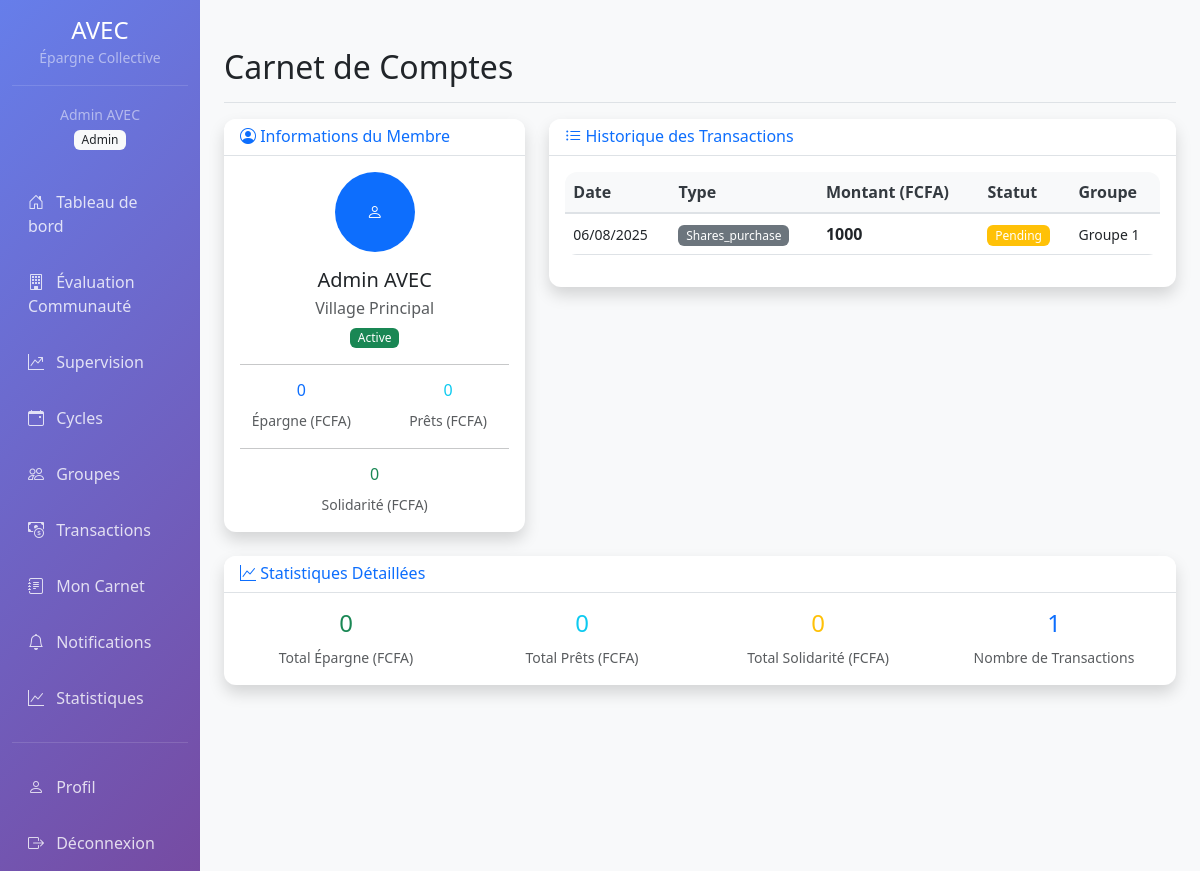
/avec/member/1/account-book (signed in), run on an earlier commit of the app's database.
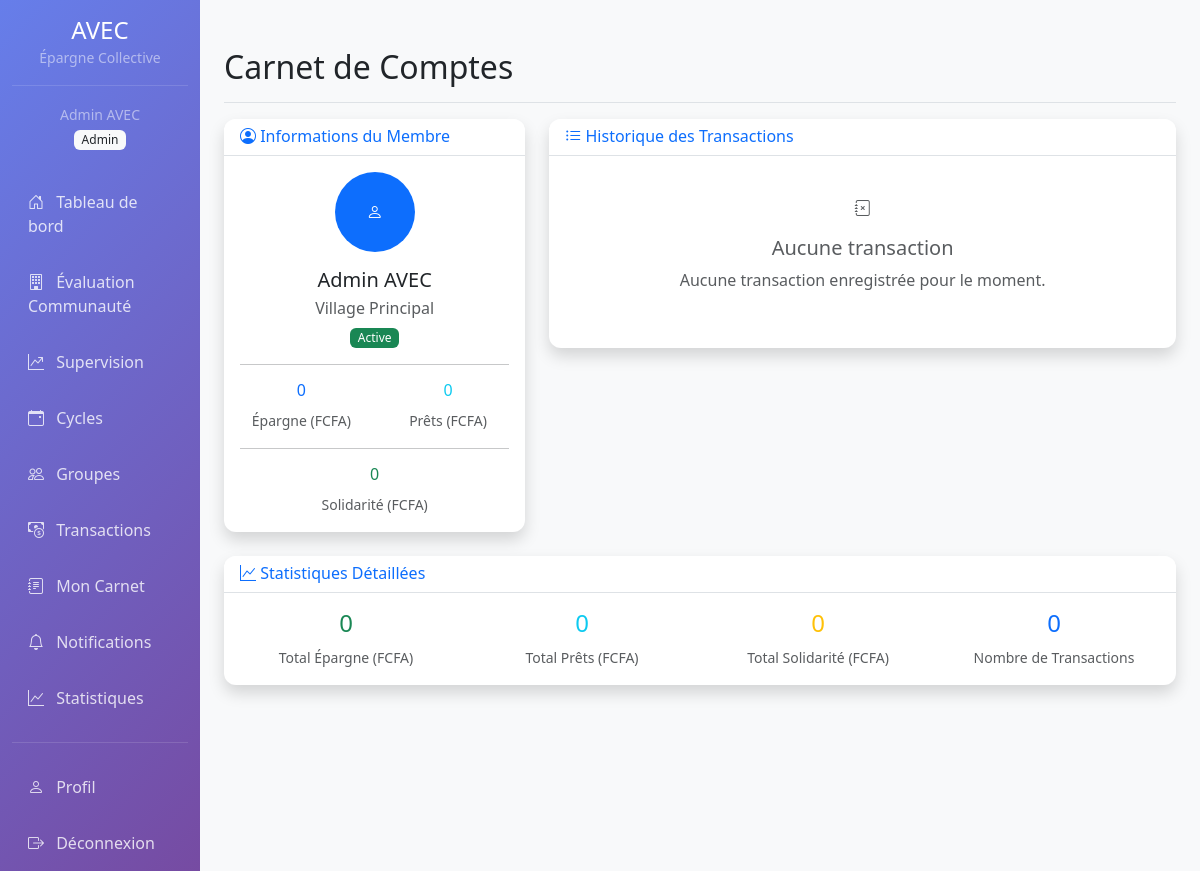
And on a later commit of the database.
### models/__init__.py (models this page shows, shortened)
class Transaction(db.Model):
    __tablename__ = 'transactions'
    id = db.Column(db.Integer, primary_key=True)
    type = db.Column(db.String(20), nullable=False)  # shares_purchase, loan, loan_repayment, solidarity, interest
    amount = db.Column(db.Numeric(15, 2), nullable=False)  # Montant en FCFA
    description = db.Column(db.Text)
    status = db.Column(db.String(20), default='pending')  # pending, approved, completed, rejected
    due_date = db.Column(db.DateTime)
    interest_rate = db.Column(db.Numeric(5, 2), default=0)
    loan_term = db.Column(db.Integer)  # Durée du prêt en mois
    remaining_balance = db.Column(db.Numeric(15, 2), default=0)
    group_id = db.Column(db.Integer, db.ForeignKey('groups.id'), nullable=False)
    user_id = db.Column(db.Integer, db.ForeignKey('users.id'), nullable=False)
    approved_by = db.Column(db.Integer, db.ForeignKey('users.id'))
    approved_at = db.Column(db.DateTime)
    created_at = db.Column(db.DateTime, default=datetime.utcnow)
    loan_purpose = db.Column(db.String(200))  # Raison du prêt
    guarantors = db.Column(db.Text)  # Garants du prêt
    witnesses = db.Column(db.Text)  # Membres présents lors de la transaction
    meeting_date = db.Column(db.DateTime)  # Date de la réunion
    meeting_id = db.Column(db.Integer, db.ForeignKey('meetings.id'))  # Réunion associée
    user = db.relationship('User', foreign_keys=[user_id], backref='transactions')
    approved_by_user = db.relationship('User', foreign_keys=[approved_by], backref='approved_transactions')

class Group(db.Model):
    __tablename__ = 'groups'
    id = db.Column(db.Integer, primary_key=True)
    name = db.Column(db.String(100), nullable=False)
    description = db.Column(db.Text)
    village = db.Column(db.String(100), nullable=False)
    max_members = db.Column(db.Integer, default=25)
    current_members = db.Column(db.Integer, default=0)
    status = db.Column(db.String(20), default='active')
    meeting_location = db.Column(db.String(200))
    meeting_time = db.Column(db.String(10))  # Format "HH:MM"
    share_value = db.Column(db.Numeric(10, 2), default=0)  # Valeur d'une part en FCFA
    contribution_amount = db.Column(db.Numeric(10, 2), default=0)  # Contribution mensuelle
    total_savings = db.Column(db.Numeric(15, 2), default=0)
    total_loans = db.Column(db.Numeric(15, 2), default=0)
    solidarity_fund = db.Column(db.Numeric(15, 2), default=0)  # Caisse de solidarité
    cycle_id = db.Column(db.Integer, db.ForeignKey('cycles.id'), nullable=False)
    created_by = db.Column(db.Integer, db.ForeignKey('users.id'), nullable=False)
    created_at = db.Column(db.DateTime, default=datetime.utcnow)
    president_id = db.Column(db.Integer, db.ForeignKey('users.id'))
    secretary_id = db.Column(db.Integer, db.ForeignKey('users.id'))
    treasurer_id = db.Column(db.Integer, db.ForeignKey('users.id'))
    loan_interest_rate = db.Column(db.Numeric(5, 2), default=0)  # Taux d'intérêt pour les prêts
    max_loan_amount = db.Column(db.Numeric(15, 2), default=0)  # Montant maximum de prêt
    loan_duration_months = db.Column(db.Integer, default=6)  # Durée maximale de prêt
    solidarity_contribution_rate = db.Column(db.Numeric(5, 2), default=5)  # % pour la solidarité
    members = db.relationship('User', secondary='user_groups', backref=db.backref('groups', lazy='dynamic'))
    transactions = db.relationship('Transaction', backref='group', lazy='dynamic')

### routes/avec.py (the view)
@bp.route('/member/<int:user_id>/account-book')
@login_required
def member_account_book(user_id):
    user = User.query.get_or_404(user_id)
    if current_user.id != user_id and current_user.role not in ['admin', 'animateur']:
        flash('Accès non autorisé', 'error')
        return redirect(url_for('dashboard'))
    transactions = Transaction.query.filter_by(user_id=user_id).order_by(Transaction.created_at.desc()).all()
    total_savings = sum(t.amount for t in transactions if t.type == 'shares_purchase' and t.status == 'completed')
    total_loans = sum(t.amount for t in transactions if t.type == 'loan' and t.status == 'completed')
    total_solidarity = sum(t.amount for t in transactions if t.type == 'solidarity' and t.status == 'completed')
    return render_template('avec/member_account_book.html',
                         user=user,
                         transactions=transactions,
                         total_savings=total_savings,
                         total_loans=total_loans,
                         total_solidarity=total_solidarity)

### app_simple.py (called while the page is built)
@login_manager.user_loader
def load_user(user_id):
    return User.query.get(int(user_id))

### models/__init__.py (called while the page is built)
    def get_full_name(self):
        return f"{self.first_name} {self.last_name}"

### templates/avec/member_account_book.html (shortened to what the changed rows need)
{% extends "base.html" %}
{% block page_title %}Carnet de Comptes{% endblock %}
{% block content %}
<div class="row">
    <div class="col-md-8">
        <div class="card shadow mb-4">
            <div class="card-body">
                {% if transactions %}
                <div class="table-responsive">
                    <table class="table table-hover">
                        <thead>
                            <tr>
                                <th>Date</th>
                                <th>Type</th>
                                <th>Montant (FCFA)</th>
                                <th>Statut</th>
                                <th>Groupe</th>
                            </tr>
                        </thead>
                        <tbody>
                            {% for transaction in transactions %}
                            <tr>
                                <td>
                                    <small>{{ transaction.created_at.strftime('%d/%m/%Y') }}</small>
                                </td>
                                <td>
                                    <span class="badge bg-{{ 'success' if transaction.type == 'savings' else 'info' if transaction.type == 'loan' else 'warning' if transaction.type == 'solidarity' else 'secondary' }}">
                                        {% if transaction.type == 'savings' %}
                                            <i class="bi bi-piggy-bank"></i> Épargne
                                        {% elif transaction.type == 'loan' %}
                                            <i class="bi bi-cash-stack"></i> Prêt
                                        {% elif transaction.type == 'solidarity' %}
                                            <i class="bi bi-heart"></i> Solidarité
                                        {% else %}
                                            {{ transaction.type|title }}
                                        {% endif %}
                                    </span>
                                </td>
                                <td>
                                    <strong>{{ "%.0f"|format(transaction.amount) }}</strong>
                                </td>
                                <td>
                                    <span class="badge bg-{{ 'success' if transaction.status == 'completed' else 'warning' if transaction.status == 'pending' else 'danger' }}">
                                        {{ transaction.status|title }}
                                    </span>
                                </td>
                                <td>
                                    <small>{{ transaction.group.name }}</small>
                                </td>
                            </tr>
                            {% endfor %}
                        </tbody>
                    </table>
                </div>
                {% else %}
                <div class="text-center py-4">
                    <i class="bi bi-journal-x fa-3x text-muted"></i>
                    <h5 class="text-muted mt-3">Aucune transaction</h5>
                    <p class="text-muted">Aucune transaction enregistrée pour le moment.</p>
                </div>
                {% endif %}
            </div>
        </div>
    </div>
</div>
<div class="row">
    <div class="col-12">
        <div class="card shadow">
            <div class="card-body">
                <div class="row">
                    <div class="col-md-3">
                        <div class="text-center">
                            <div class="h4 text-primary">{{ transactions|length }}</div>
                            <small class="text-muted">Nombre de Transactions</small>
                        </div>
                    </div>
                </div>
            </div>
        </div>
    </div>
</div>
{% endblock %}

What changed in the data, as far as the page shows it:
removed Transaction: amount "1000"
Also different on the page:
{{ transactions|length }}: "1" → "0"
text no longer shown: "Date Type Montant (FCFA) Statut Groupe"
text now shown: "Aucune transaction Aucune transaction enregistrée pour le moment."
